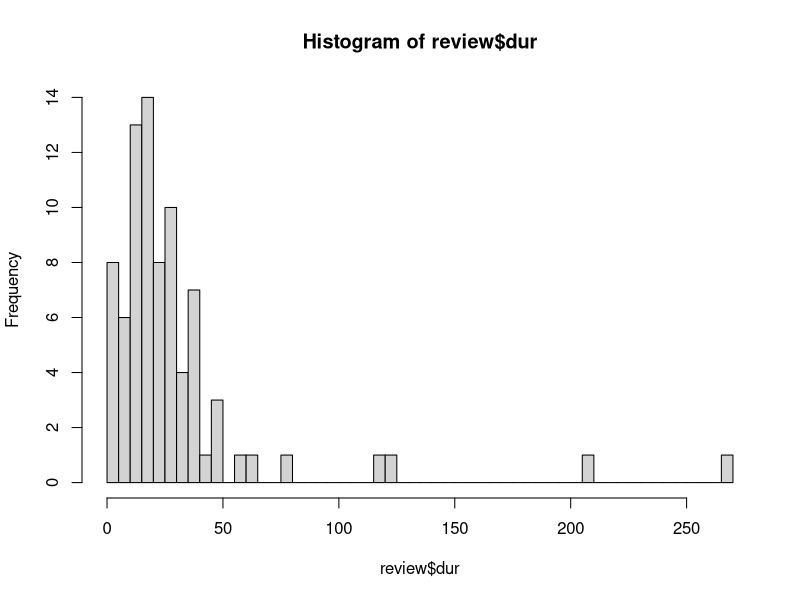
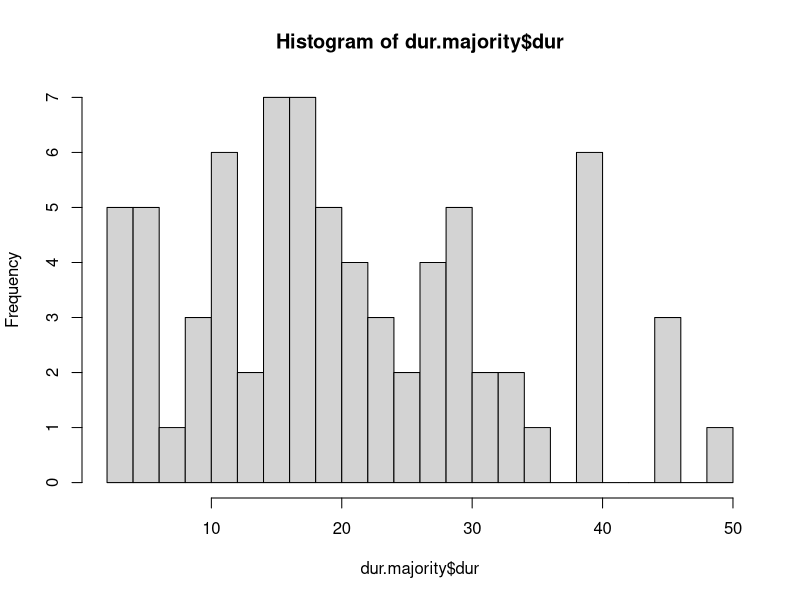
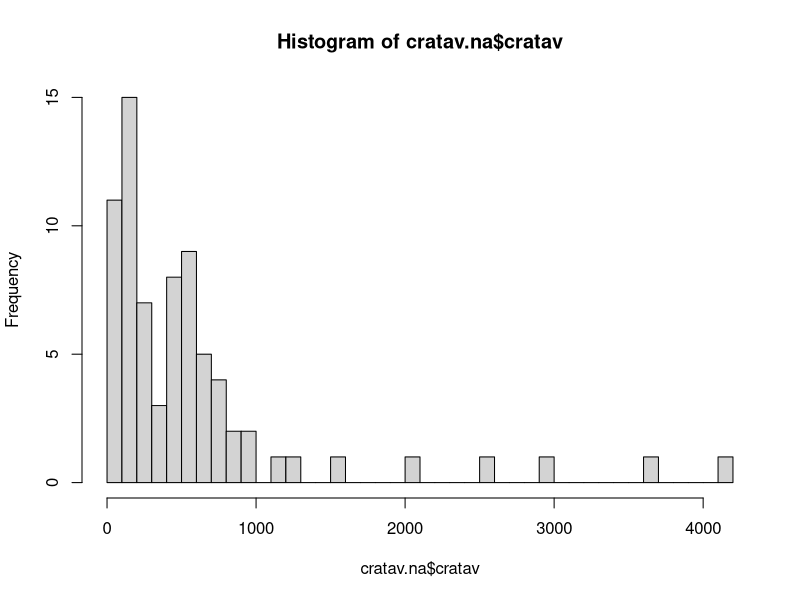
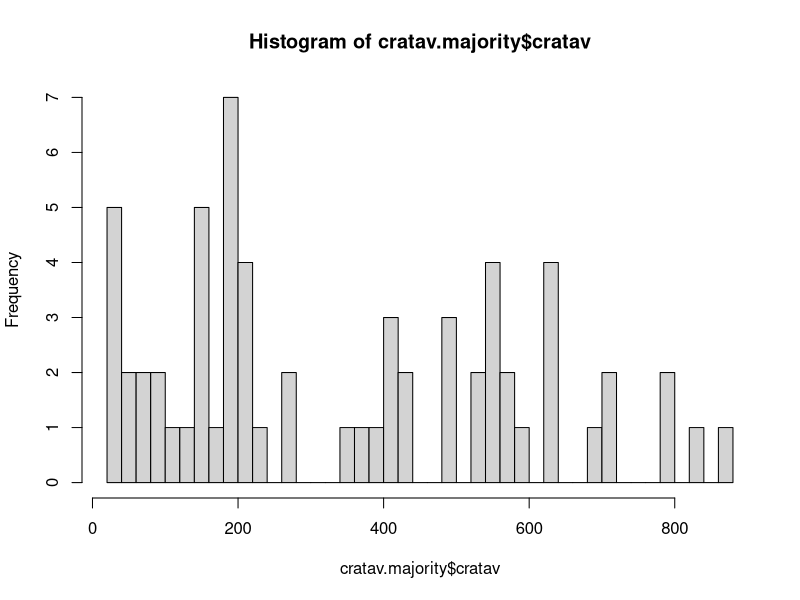
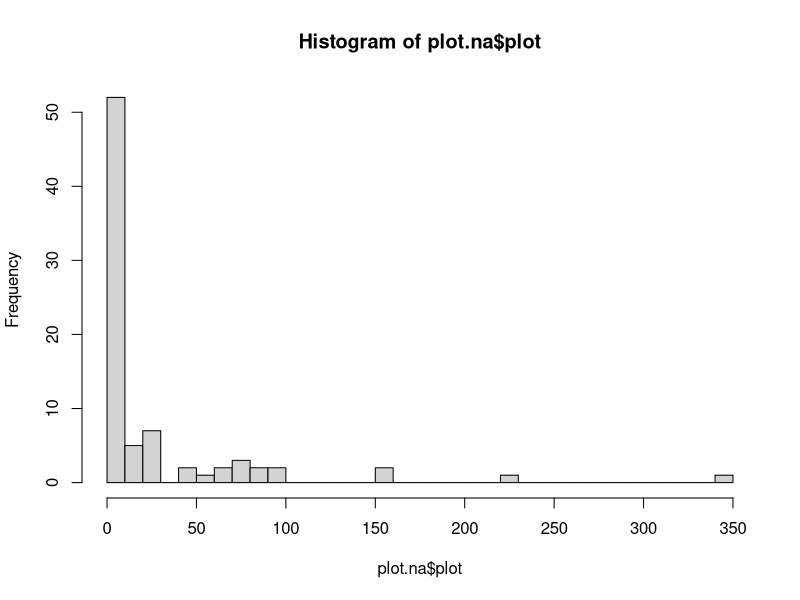
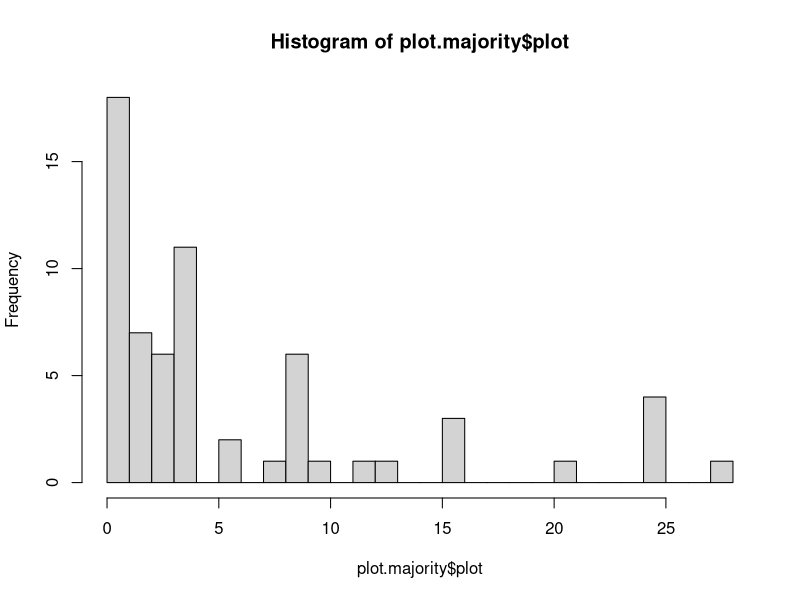

The R source for these figures, in order: (Note: this script raises an error after producing the figures.)
library(readxl)
library(tidyverse)

# Load data ---------------------------------------------------------------

review <- read_xlsx("data/C-addition-studies.xlsx", sheet = "screen_review")

screen1 <- read_xlsx("data/C-addition-studies.xlsx", sheet = "screen 1_intake")
screen1 <- screen1[ , c(1:2, 48:50)]
colnames(screen1) <- c("authors", "year", "review", "screen2", "screen3")
screen1$authors <- str_split_fixed(screen1$authors, " ", 2)

Mode <- function(x) {
  ux <- unique(x)
  ux[which.max(tabulate(match(x, ux)))]
}


# Biome -------------------------------------------------------------------

bio <- review %>%
  filter(!is.na(biome)) %>% 
  count(biome)
bio <- bio %>% 
  mutate(perc = n / sum(bio$n) * 100)


# Region ------------------------------------------------------------------

reg <- review %>%
  filter(!is.na(region)) %>% 
  count(region)
reg <- reg %>% 
  mutate(perc = n / sum(reg$n) * 100)

reg.usa <- reg %>% 
  filter(str_detect(region, "USA"))
sum(reg.usa$n)
sum(reg.usa$perc)


# Duration ----------------------------------------------------------------

summary(review$dur, na.rm = TRUE)
hist(review$dur, breaks = 40)

# To better see first part of histogram
dur.majority <- review %>% 
  filter(dur < 60)
hist(dur.majority$dur, breaks = 20)


# C type ------------------------------------------------------------------

# This whole thing is a terrible example of code
# Combine counts of studies that tested multiple C types
ctypa.s <- review %>%
  filter(ctypm == "single") %>% 
  count(ctyp1)

ctypa.m <- review %>%
  filter(ctypm == "multiple") %>% 
  select(ctyp2, ctyp3, ctyp4) %>% 
  pivot_longer(everything(), names_to = "col", values_to = "ctyp1") %>% 
  filter(!is.na(ctyp1)) %>% 
  select(ctyp1) %>% 
  count(ctyp1)

ctypa.int <- intersect(ctypa.s$ctyp1, ctypa.m$ctyp1)
ctypa.add.s <- ctypa.s %>% 
  filter(ctyp1 %in% ctypa.int) %>% 
  select(order(colnames(.)))
ctypa.add.m <- ctypa.m %>% 
  filter(ctyp1 %in% ctypa.int) %>% 
  select(order(colnames(.))) %>% 
  mutate(n2 = ctypa.add.s$n) %>% 
  select(-ctyp1) %>% 
  mutate(n = n + n2) %>% 
  select(-n2)
ctypa.add.s <- ctypa.add.s[ , -2]
ctypa.add.s <- cbind(ctypa.add.s, ctypa.add.m)

ctypa.s <- ctypa.s %>% 
  filter(!ctyp1 %in% ctypa.int)
ctypa <- rbind(ctypa.add.s, ctypa.s)

rm(ctypa.add.m, ctypa.add.s, ctypa.m, ctypa.s, ctypa.int)

# Percentages
ctypa <- ctypa %>% 
  mutate(perc = n / sum(ctypa$n) * 100)

ctypm <- review %>%
  filter(!is.na(ctypm)) %>% 
  count(ctypm)
ctypm.sum <- sum(ctypm["n"])
ctypm <- ctypm %>% 
  mutate(perc = n / ctypm.sum * 100)


# C rate ------------------------------------------------------------------

cratav.na <- review %>% 
  filter(!is.na(cratav))
summary(cratav.na$cratav)
hist(cratav.na$cratav, breaks = 40)

# To better see first part of histogram
cratav.majority <- cratav.na %>% 
  filter(cratav < 1000)
hist(cratav.majority$cratav, breaks = 40)


cratm <- review %>%
  filter(!is.na(cratm)) %>% 
  count(cratm)
cratm.sum <- sum(cratm["n"])
cratm <- cratm %>% 
  mutate(perc = n / cratm.sum * 100)



# Reapplication -----------------------------------------------------------

capr <- review %>%
  filter(!is.na(capr)) %>% 
  count(capr)
capr.sum <- sum(capr["n"])
capr <- capr %>% 
  mutate(perc = n / capr.sum * 100)



# Multiple treatments -----------------------------------------------------

# This is what I did for C type and it's still terrible
# Combine counts of studies that tested multiple treatments
mtrt.s <- review %>%
  filter(mtrtn == 1) %>% 
  count(mtrt1)

mtrt.m <- review %>%
  filter(mtrtn != 1) %>% 
  select(mtrt2, mtrt3) %>% 
  pivot_longer(everything(), names_to = "col", values_to = "mtrt1") %>% 
  filter(!is.na(mtrt1)) %>% 
  select(mtrt1) %>% 
  count(mtrt1)

mtrt.int <- intersect(mtrt.s$mtrt1, mtrt.m$mtrt1)
mtrt.add.s <- mtrt.s %>% 
  filter(mtrt1 %in% mtrt.int) %>% 
  select(order(colnames(.)))
mtrt.add.m <- mtrt.m %>% 
  filter(mtrt1 %in% mtrt.int) %>% 
  select(order(colnames(.))) %>% 
  mutate(n2 = mtrt.add.s$n) %>% 
  select(-mtrt1) %>% 
  mutate(n = n + n2) %>% 
  select(-n2)
mtrt.add.s <- mtrt.add.s[ , -2]
mtrt.add.s <- cbind(mtrt.add.s, mtrt.add.m)

mtrt.s <- mtrt.s %>% 
  filter(!mtrt1 %in% mtrt.int)
mtrt <- rbind(mtrt.add.s, mtrt.s)

rm(mtrt.add.m, mtrt.add.s, mtrt.m, mtrt.s, mtrt.int)

# Percentages
mtrt <- mtrt %>% 
  mutate(perc = n / sum(mtrt$n) * 100)

mtrtn <- review %>%
  filter(!is.na(mtrtn)) %>% 
  count(mtrtn)
mtrtn.sum <- sum(mtrtn["n"])
mtrtn <- mtrtn %>% 
  mutate(perc = n / mtrtn.sum * 100)


# Absolute percentages
mtrt.absolute <- mtrt %>% 
  mutate(perc = n / dim(review)[1] * 100)




# Cost --------------------------------------------------------------------

cost <- review %>%
  filter(!is.na(cost)) %>% 
  count(cost)
cost.sum <- sum(cost["n"])
cost <- cost %>% 
  mutate(perc = n / cost.sum * 100)


# Plot size ---------------------------------------------------------------

plot.na <- review %>% 
  filter(!str_detect(plot, "not")) %>% 
  mutate(plot = round(as.numeric(plot), 2))
summary(plot.na$plot)
hist(plot.na$plot, breaks = 30)

# To better see first part of histogram
plot.majority <- plot.na %>% 
  filter(plot < 30)
hist(plot.majority$plot, breaks = 20)

Mode(plot.na$plot)


# Peer review -------------------------------------------------------------

peer <- review %>%
  count(peer)
peer.sum <- sum(peer["n"])
peer <- peer %>% 
  mutate(perc = n / peer.sum * 100)



# Difference between screen 2 and review ----------------------------------

yscrn2.nrev <- screen1 %>% 
  filter(review == "no", screen2 == "yes")

nscrn2.ynrev <- screen1 %>% 
  filter(review == "yes", screen2 == "no") # 15, incompatible experiments


save.image("RData-RMarkdown/systematic-review.RData")

